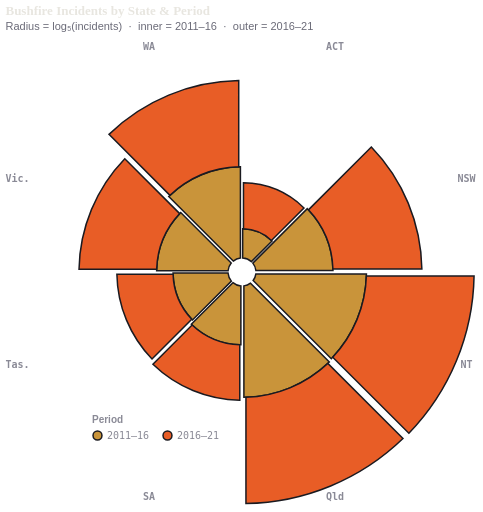

The Vega-Lite source for this figure:
### Vega-Lite specification from a JSON file in a GitHub repository (floating-point values rounded to 4 significant figures)
{"$schema": "https://vega.github.io/schema/vega-lite/v5.json", "description": "Polar chart of Australian bushfire incidents by state, log base-5 scaled radius, styled for dark fire-theme website.", "title": {"text": "Bushfire Incidents by State & Period", "subtitle": "Radius = log₅(incidents)  ·  inner = 2011–16  ·  outer = 2016–21", "anchor": "start", "fontSize": 13, "subtitleFontSize": 11, "font": "'Playfair Display', serif", "subtitleFont": "'DM Sans', sans-serif", "color": "#e8e6e0", "subtitleColor": "#6b6b78", "offset": 10}, "background": "transparent", "width": 300, "height": 270, "data": {"values": [{"State": "ACT", "Period": "2011–16", "Incidents": 17, "Log5": 1.76}, {"State": "ACT", "Period": "2016–21", "Incidents": 87, "Log5": 2.775}, {"State": "NSW", "Period": "2011–16", "Incidents": 1766, "Log5": 4.645}, {"State": "NSW", "Period": "2016–21", "Incidents": 5635, "Log5": 5.366}, {"State": "NT", "Period": "2011–16", "Incidents": 45565, "Log5": 6.665}, {"State": "NT", "Period": "2016–21", "Incidents": 34718, "Log5": 6.496}, {"State": "Qld", "Period": "2011–16", "Incidents": 49902, "Log5": 6.721}, {"State": "Qld", "Period": "2016–21", "Incidents": 30323, "Log5": 6.412}, {"State": "SA", "Period": "2011–16", "Incidents": 302, "Log5": 3.548}, {"State": "SA", "Period": "2016–21", "Incidents": 217, "Log5": 3.343}, {"State": "Tas.", "Period": "2011–16", "Incidents": 208, "Log5": 3.316}, {"State": "Tas.", "Period": "2016–21", "Incidents": 234, "Log5": 3.39}, {"State": "Vic.", "Period": "2011–16", "Incidents": 1025, "Log5": 4.307}, {"State": "Vic.", "Period": "2016–21", "Incidents": 1878, "Log5": 4.684}, {"State": "WA", "Period": "2011–16", "Incidents": 7022, "Log5": 5.503}, {"State": "WA", "Period": "2016–21", "Incidents": 4334, "Log5": 5.203}]}, "layer": [{"mark": {"type": "arc", "innerRadius": 14, "stroke": "#1a1a20", "strokeWidth": 1.5}, "encoding": {"theta": {"field": "State", "type": "nominal", "sort": ["ACT", "NSW", "NT", "Qld", "SA", "Tas.", "Vic.", "WA"], "stack": true, "band": 1}, "radius": {"field": "Log5", "type": "quantitative", "scale": {"type": "linear", "domain": [0, 7.0], "rangeMin": 14, "rangeMax": 130}}, "color": {"field": "Period", "type": "nominal", "scale": {"domain": ["2011–16", "2016–21"], "range": ["#c9943a", "#e85d26"]}, "legend": {"title": "Period", "orient": "bottom", "direction": "horizontal", "titleFontSize": 10, "titleFont": "'DM Sans', sans-serif", "titleColor": "#8a8a96", "labelFont": "'DM Mono', monospace", "labelFontSize": 10, "labelColor": "#8a8a96", "symbolSize": 80, "offset": 8}}, "opacity": {"condition": {"param": "hover", "value": 1}, "value": 0.85}, "order": {"field": "Period", "sort": ["2011–16", "2016–21"]}, "tooltip": [{"field": "State", "type": "nominal", "title": "State"}, {"field": "Period", "type": "nominal", "title": "Period"}, {"field": "Incidents", "type": "quantitative", "title": "Incidents", "format": ","}, {"field": "Log5", "type": "quantitative", "title": "log₅(incidents)", "format": ".2f"}]}, "params": [{"name": "hover", "select": {"type": "point", "on": "mouseover", "clear": "mouseout"}}]}, {"transform": [{"filter": {"field": "Period", "equal": "2016–21"}}], "mark": {"type": "text", "fontSize": 10, "fontWeight": "bold", "font": "'DM Mono', monospace", "color": "#8a8a96", "radiusOffset": 100}, "encoding": {"theta": {"field": "State", "type": "nominal", "sort": ["ACT", "NSW", "NT", "Qld", "SA", "Tas.", "Vic.", "WA"], "stack": true, "band": 0.5}, "radius": {"value": 143}, "text": {"field": "State", "type": "nominal"}}}], "view": {"stroke": "transparent", "fill": "transparent"}, "config": {"background": "transparent", "arc": {"padAngle": 0.03}, "font": "'DM Sans', sans-serif"}}
